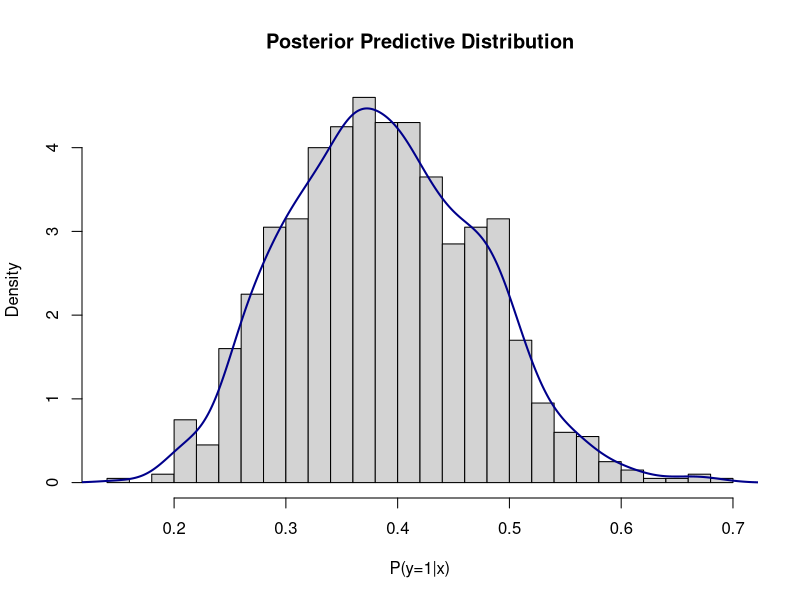

Write the R code that produced this figure.
#assignment2
library("mvtnorm")
#(a)
data <- read.csv("Disease.csv")
data <- as.data.frame(data)
#normalize age,symtoms and white blood counts
age_mean <- mean(data$age)
age_sd <- sd(data$age)
duration_mean <- mean(data$duration_of_symptoms)
duration_sd <- sd(data$duration_of_symptoms)
white_mean <- mean(data$white_blood)
white_sd <- sd(data$white_blood)

data[,2] <- (data[,2]-age_mean)/age_sd
data[,4] <- (data[,4]-duration_mean)/duration_sd
data[,6] <- (data[,6]-white_mean)/white_sd

y <- data[,7] #response
X <- as.matrix(data[,1:6]) #Covariates
Xnames <- colnames(X)

#log posterior distribution
LogPostLogistic <- function(betas,y,X,mu,Sigma){
  linPred <- X%*%betas;
  logLik <- sum( linPred*y - log(1 + exp(linPred)) );
  #log prior
  logPrior <- dmvnorm(betas, mu, Sigma, log=TRUE);
  
  return(logLik + logPrior)
}

#set the prior
mu <- rep(0,ncol(X))
sigma <- 4*diag(ncol(X))
#initial beta
initVal <- rep(0,ncol(X))

#using optim function fine the mode of beta(mean of posterior dist) and observed information at the mode(sigma of posterior dist)
OptimRes <- optim(initVal,LogPostLogistic,gr=NULL,y,X,mu,sigma,method=c("BFGS"),control=list(fnscale=-1),hessian=TRUE)

#find the mu of approx posterior (mode of beta)
approxPostMode <-matrix(OptimRes$par,1,ncol(X))
colnames(approxPostMode) <- Xnames
#find the sd of approx posterior
approxPostStd <- sqrt(diag(solve(-OptimRes$hessian))) # Computing approximate standard deviations.
approxPostStd <- matrix(approxPostStd,1,ncol(X))
colnames(approxPostStd) <- Xnames

#find the 95% equal tail posterior probability interval for coefficient Age
Cred_int <- matrix(0,2,ncol(X)) # Create 95 % approximate credibility intervals for each coefficient
Cred_int[1,] <- approxPostMode - 1.96*approxPostStd
Cred_int[2,] <- approxPostMode + 1.96*approxPostStd
colnames(Cred_int) <- Xnames

cat("95% approximate credibility intervals for Age is [",Cred_int[1,2],Cred_int[2,2],"].","\n")

#Comparison with glm
glmModel<- glm(class_of_diagnosis ~ 0 + ., data = data, family = binomial)
print("Maximum Likelihood Estimates (MLE) for variable Age:")
coef(glmModel)[2]
print("Posterior Means for variable Age:")
approxPostMode[2]

#(b)
#normalizing the sample
xnew <- c(1,38,1,10,0,11000)
xnew_normalized <- c(1,(38-age_mean)/age_sd,1,(10-duration_mean)/duration_sd,0,(11000-white_mean)/white_sd)

#sampling beta from the posterior distribution
set.seed(12345)
beta_sample <- rmvnorm(1000,mean =approxPostMode,sigma=solve(-OptimRes$hessian))

#compute the predictive probability for different beta samples
predict_probs <- numeric(nrow(beta_sample)) 
for (i in 1:nrow(beta_sample)) {
  beta <- beta_sample[i,]
  linPred <- sum(xnew_normalized*beta)
  prob <- 1/(1+exp(-linPred))
  predict_probs[i] <- prob
}


hist(predict_probs,breaks = 30,probability = T,main = "Posterior Predictive Distribution",xlab = "P(y=1|x)")
lines(density(predict_probs), col = "darkblue", lwd = 2)

